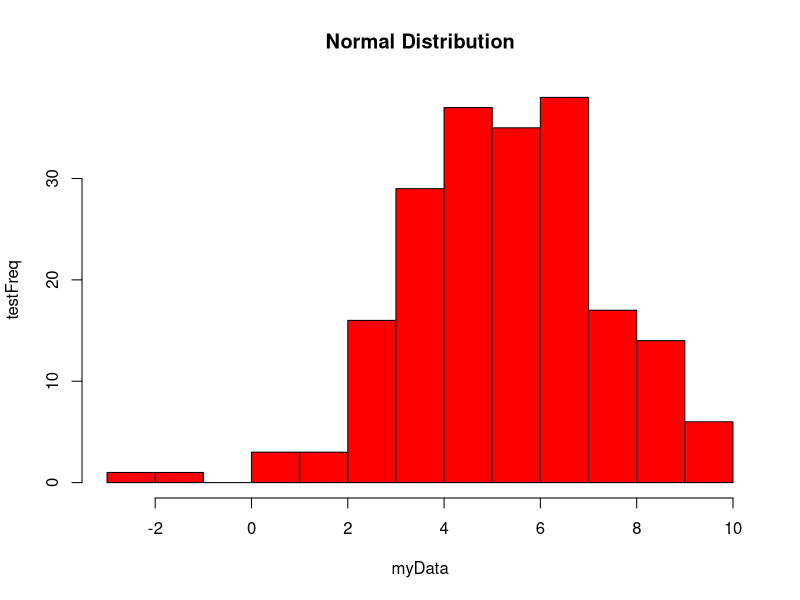
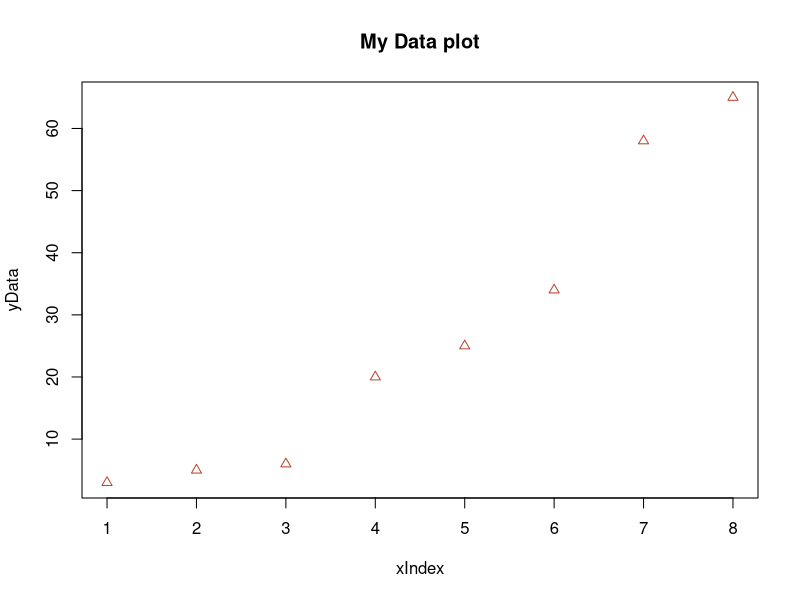

Here is the R script that generated these plots, in order:
## ---- chunk 1
###### R Code Practice: Week 1 Monday ######

# Get working directory
getwd()

# Simple math operations
4 / 2
log(12)
sqrt(121)
pi
sin(pi/2)
log(1)
(3 * 9) / (2 * 4)

# assigning variables with "=" or "<-"
x <- 5 + 9 #you need to exicute this line to load the var into RAM, then you can use the var
chris = (5 + 9 + 10 - 56) / 32
x
y = 45
z = x + y
print(z)
myNumber = z
rm (myNumber)

# Putting a "?" in front of a function and run it, you will get a help menu
?print()

# Removing variables from memory
rm(chris)
rm(n)

# Generate a sequence of numbers from and to are the range and by is the width between the numbers, a vector is created
chris = seq(from = 3, to = 20, by =4)
print(chris)


###### Creating a Histogram: Week 1 Wednesday ######

# Normal Distribution in R - generate some dummy variables
dummy_data = rnorm(200, 5, 2)
# Generate a Histogram
hist(dummy_data, main = "Normal Distribution", breaks = 10, col = "red", xlab  = "myData", ylab = "testFreq")

?rnorm
# Set the seed to generate the same numbers each time the code runs
set.seed(30)
rnorm(20, 5, 2)
?set.seed

# Creating a vector from set data points, the c stands for "combine"
data = c(3, 5, 6, 20, 25, 34, 58, 65)
print(data)
#Create a plot
plot(data, col = "#B8472F", main = "My Data plot", xlab = "xIndex", ylab = "yData", pch = 2)

# Calculates the Standard Deviation of the data vector
mySd = sd(data)
myVarience = mySd^2
print(mySd)
print(myVarience)

?ada

# install.packages("ada")
# library(ada)
# install.packages("neat")
# library(neat)
?`knitr-package`
